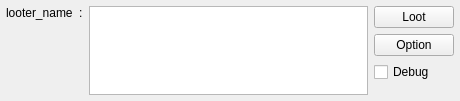
<?xml version="1.0" encoding="UTF-8"?>
<ui version="4.0">
 <class>Form</class>
 <widget class="QWidget" name="Form">
  <property name="geometry">
   <rect>
    <x>0</x>
    <y>0</y>
    <width>460</width>
    <height>101</height>
   </rect>
  </property>
  <property name="windowTitle">
   <string>Form</string>
  </property>
  <layout class="QVBoxLayout" name="verticalLayout">
   <property name="leftMargin">
    <number>6</number>
   </property>
   <property name="topMargin">
    <number>6</number>
   </property>
   <property name="rightMargin">
    <number>6</number>
   </property>
   <property name="bottomMargin">
    <number>6</number>
   </property>
   <item>
    <layout class="QGridLayout" name="gridLayout">
     <item row="0" column="1">
      <widget class="QLabel" name="label_2">
       <property name="text">
        <string>:</string>
       </property>
       <property name="alignment">
        <set>Qt::AlignLeading|Qt::AlignLeft|Qt::AlignTop</set>
       </property>
      </widget>
     </item>
     <item row="0" column="0">
      <widget class="QLabel" name="label">
       <property name="text">
        <string>looter_name</string>
       </property>
       <property name="alignment">
        <set>Qt::AlignLeading|Qt::AlignLeft|Qt::AlignTop</set>
       </property>
      </widget>
     </item>
     <item row="0" column="2">
      <widget class="QPlainTextEdit" name="plainTextEdit"/>
     </item>
     <item row="0" column="3">
      <layout class="QVBoxLayout" name="verticalLayout_2">
       <item>
        <widget class="QPushButton" name="pushButton">
         <property name="text">
          <string>Loot</string>
         </property>
        </widget>
       </item>
       <item>
        <widget class="QPushButton" name="pushButton_2">
         <property name="text">
          <string>Option</string>
         </property>
        </widget>
       </item>
       <item>
        <widget class="QCheckBox" name="checkBox">
         <property name="text">
          <string>Debug</string>
         </property>
        </widget>
       </item>
       <item>
        <spacer name="verticalSpacer">
         <property name="orientation">
          <enum>Qt::Vertical</enum>
         </property>
         <property name="sizeHint" stdset="0">
          <size>
           <width>20</width>
           <height>40</height>
          </size>
         </property>
        </spacer>
       </item>
      </layout>
     </item>
    </layout>
   </item>
  </layout>
 </widget>
 <resources/>
 <connections/>
</ui>
